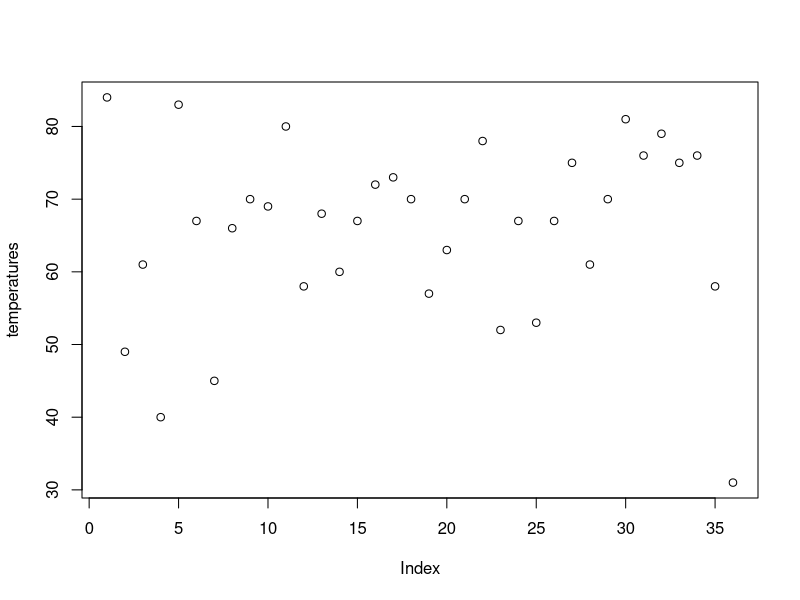

Recreate this plot in R.
temperatures <- c(
	84, 49, 61, 40, 83, 67, 45, 66, 70, 69, 80,
	58, 68, 60, 67, 72, 73, 70, 57, 63, 70, 78,
	52, 67, 53, 67, 75, 61, 70, 81, 76, 79, 75,
	76, 58, 31)

# a
mean(temperatures)
mean1 <- mean(temperatures)
sd(temperatures)
sd1 <- sd(temperatures)

# b
plot(temperatures)

# c
temperatures <- c(
	84, 49, 61, 40, 83, 67, 45, 66, 70, 69, 80,
	58, 68, 60, 67, 72, 73, 70, 57, 63, 70, 78,
	52, 67, 53, 67, 75, 61, 70, 81, 76, 79, 75,
	76, 58)

mean(temperatures)
sd(temperatures)

mean(temperatures) - mean1
sd1 - sd(temperatures)
